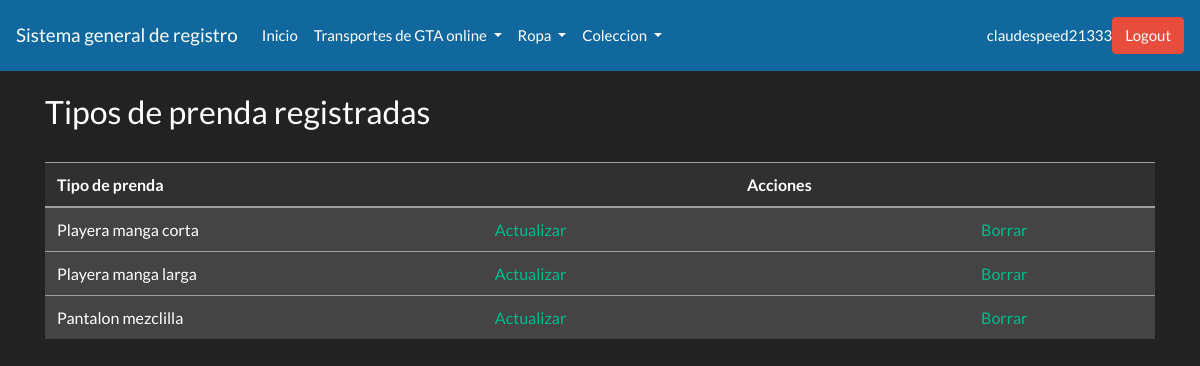
The page /closet/listtipo/ (signed in) on the database its author committed.
### prendas/models.py (models this page shows, shortened)
class tipoprenda(models.Model):
    tipo = models.CharField(max_length=50)
    usuario = models.ForeignKey(settings.AUTH_USER_MODEL, on_delete=models.CASCADE)

### prendas/views.py (the view)
# urls.py: path('listtipo/',views.tipolist,name="tipolist"),
@login_required
def tipolist(request):
	queryset = tipoprenda.objects.filter(usuario=request.user.id)
	context={
		"tipo" : queryset
	}
	return render(request,"prendas/listtipo.html", context)

### templates/prendas/listtipo.html (shortened to what this page needs)
{% extends "base.html" %}
{%load static %}
{% block content %}
<h3>Tipos de prenda registradas</h3>
<br>
<table class="table table-secondary table-hover">
<thead class="table-dark">
	<tr>
		<th>Tipo de prenda</th>
		<th></th>
		<th>Acciones</th>
		<th></th>
	</tr>
</thead>
<tbody>
{% for pk in tipo %}
<tr>
<td>{{pk.tipo}}</td>
<td><a href="{% url 'tipoupdate' pk=pk.id %}">Actualizar</a></td>
<td></td>
<td><a href="{% url 'tipodelete' pk=pk.id %}">Borrar</a></td>
</tr>
{% endfor %}
</tbody>
</table>
{%endblock%}

### templates/navbar.html (shortened to what this page needs)
<div>
    <nav class="navbar  navbar-expand-lg navbar-light" style="background-color: #10689e;">
      <a class="navbar-brand" href="#">Sistema general de registro</a>
      <div class="collapse navbar-collapse" id="navbarSupportedContent">
        <ul class="navbar-nav mr-auto">
          <li class="nav-item">
            <a class="nav-link" href="{% url 'login' %}">Inicio</span></a>
          </li>
          {% if request.user.is_authenticated %}
          <li class="nav-item dropdown">
            <a class="nav-link dropdown-toggle" href="#" id="navbarDropdown" role="button" data-toggle="dropdown" aria-haspopup="true" aria-expanded="false">
              Transportes de GTA online
            </a>
          </li>
          <li class="nav-item dropdown">
            <a class="nav-link dropdown-toggle" href="#" id="navbarDropdown" role="button" data-toggle="dropdown" aria-haspopup="true" aria-expanded="false">
              Ropa
            </a>
          </li>
          <li class="nav-item dropdown">
            <a class="nav-link dropdown-toggle" href="#" id="navbarDropdown" role="button" data-toggle="dropdown" aria-haspopup="true" aria-expanded="false">
              Coleccion
            </a>
          </li>
          {%endif%}
        </ul>
        {% if request.user.is_authenticated %}
        <letra1>{{request.user}}</letra1>
        <a  class="btn btn-danger" href="{% url 'logout' %}" role="button">Logout </a>
        {%else%}
        <a class="btn btn-primary" href="{% url 'signup'%}" role="button">SignUp</a>
        <a class="btn btn-secondary" href="{% url 'login'%}" role="button">Login</a>
        {%endif%}
      </div>
    </nav>
    </div>

### rows shown on the page
tipoprenda: tipo "Playera manga corta"
tipoprenda: tipo "Playera manga larga"
tipoprenda: tipo "Pantalon mezclilla"

### other values the page prints
{{ request.user }} "claudespeed21333"
